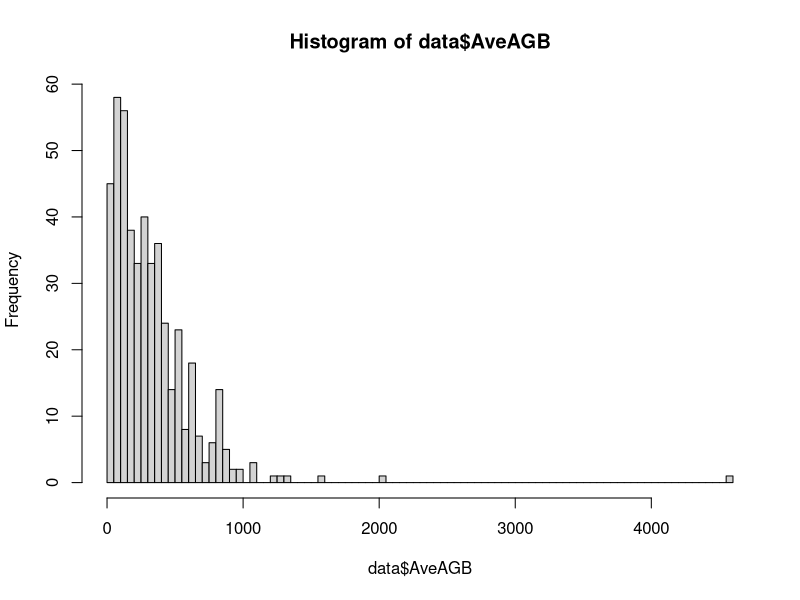
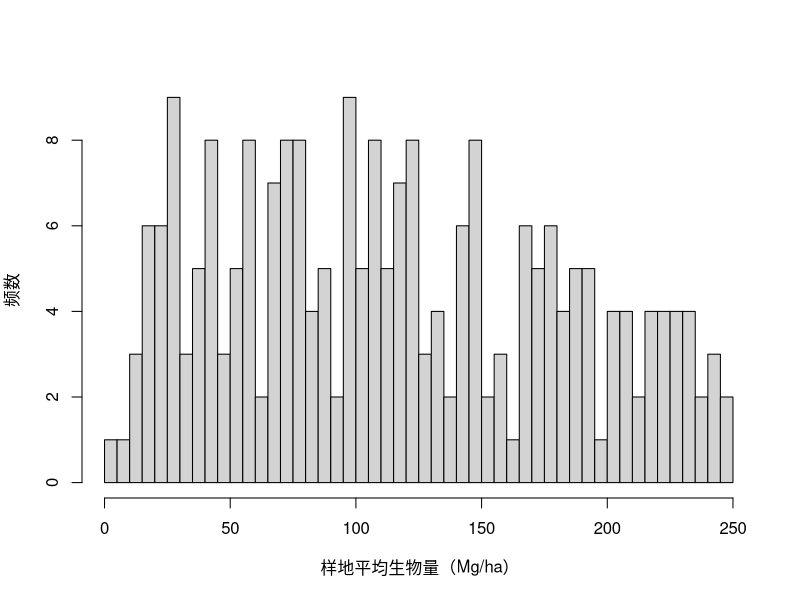

Write R code to recreate these figures, in order.
# plot field AGB hist

rm(list=ls())

data<-read.csv(file="./merged_data.csv", head=T)
colnames(data)
data <- na.omit(data)
# remove possible outliners
summary(data$AveAGB)
hist(data$AveAGB,breaks=100)
data <- data[data$AveAGB<250,]
hist(data$AveAGB,main="",xlab="样地平均生物量（Mg/ha）",ylab="频数",breaks=50,xlim=c(1,250))
